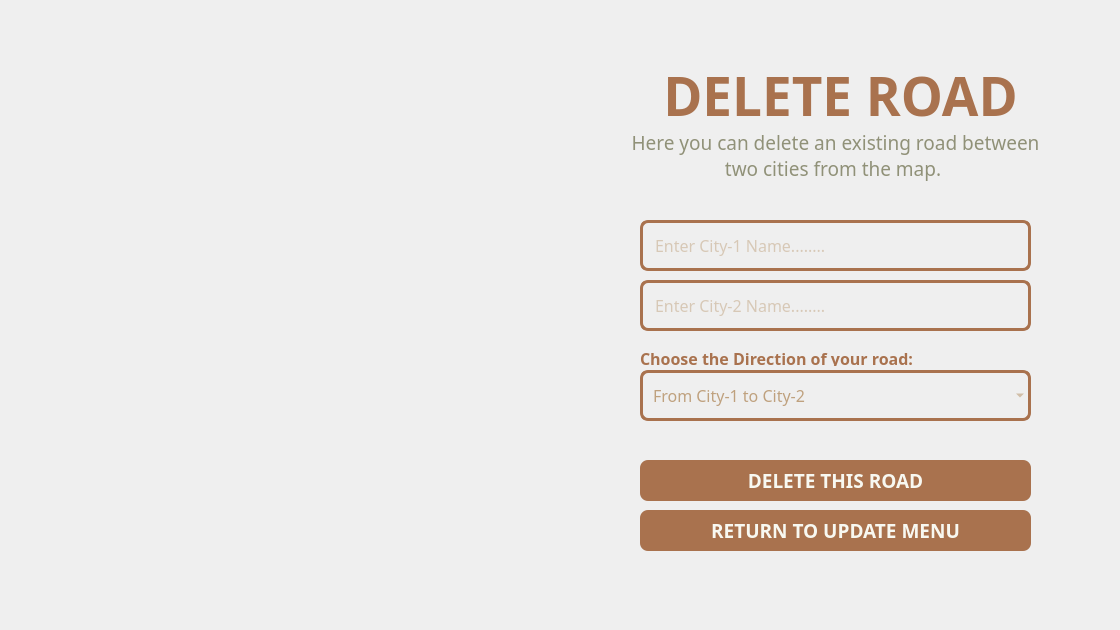
<?xml version="1.0" encoding="UTF-8"?>
<ui version="4.0">
 <class>deleteRoad</class>
 <widget class="QWidget" name="deleteRoad">
  <property name="geometry">
   <rect>
    <x>0</x>
    <y>0</y>
    <width>1120</width>
    <height>630</height>
   </rect>
  </property>
  <property name="minimumSize">
   <size>
    <width>1120</width>
    <height>630</height>
   </size>
  </property>
  <property name="maximumSize">
   <size>
    <width>1120</width>
    <height>630</height>
   </size>
  </property>
  <property name="windowTitle">
   <string>Mini Wasalni | Delete Road</string>
  </property>
  <widget class="QPushButton" name="addROAD_addButton">
   <property name="geometry">
    <rect>
     <x>640</x>
     <y>460</y>
     <width>391</width>
     <height>41</height>
    </rect>
   </property>
   <property name="maximumSize">
    <size>
     <width>500</width>
     <height>100</height>
    </size>
   </property>
   <property name="font">
    <font>
     <family>Dosis</family>
     <pointsize>14</pointsize>
     <bold>true</bold>
    </font>
   </property>
   <property name="styleSheet">
    <string notr="true">QPushButton {
		color: #F8F8F1;
		background-color: #A9724E;
		border: none;
		border-radius: 8px;
}

QPushButton:hover {
		color: #F8F8F1;
		background-color: #BFA17E;
		border: none;
		border-radius:8px;
}

QPushButton:pressed {
		color: #F8F8F1;
		background-color: #BFA17E;
		border: none;
        border-radius: 8px;
}</string>
   </property>
   <property name="text">
    <string>DELETE THIS ROAD</string>
   </property>
  </widget>
  <widget class="QPushButton" name="Returntoupdate_addROAD">
   <property name="geometry">
    <rect>
     <x>640</x>
     <y>510</y>
     <width>391</width>
     <height>41</height>
    </rect>
   </property>
   <property name="maximumSize">
    <size>
     <width>500</width>
     <height>100</height>
    </size>
   </property>
   <property name="font">
    <font>
     <family>Dosis</family>
     <pointsize>14</pointsize>
     <bold>true</bold>
    </font>
   </property>
   <property name="styleSheet">
    <string notr="true">QPushButton {
		color: #F8F8F1;
		background-color: #A9724E;
		border: none;
		border-radius: 8px;
}

QPushButton:hover {
		color: #F8F8F1;
		background-color: #BFA17E;
		border: none;
		border-radius:8px;
}

QPushButton:pressed {
		color: #F8F8F1;
		background-color: #BFA17E;
		border: none;
        border-radius: 8px;
}</string>
   </property>
   <property name="text">
    <string>RETURN TO UPDATE MENU</string>
   </property>
  </widget>
  <widget class="QLineEdit" name="addROAD_city1">
   <property name="geometry">
    <rect>
     <x>640</x>
     <y>220</y>
     <width>391</width>
     <height>51</height>
    </rect>
   </property>
   <property name="font">
    <font>
     <family>Dosis</family>
     <pointsize>12</pointsize>
    </font>
   </property>
   <property name="styleSheet">
    <string notr="true">QLineEdit {
color:#BFA17E;
background: transparent;
border: 3px solid #A9724E;
border-radius: 8px; 
padding: 10px;
}</string>
   </property>
   <property name="inputMask">
    <string/>
   </property>
   <property name="text">
    <string/>
   </property>
   <property name="maxLength">
    <number>32767</number>
   </property>
   <property name="echoMode">
    <enum>QLineEdit::Normal</enum>
   </property>
   <property name="placeholderText">
    <string>Enter City-1 Name........</string>
   </property>
  </widget>
  <widget class="QLabel" name="addROAD_label">
   <property name="geometry">
    <rect>
     <x>630</x>
     <y>80</y>
     <width>411</width>
     <height>151</height>
    </rect>
   </property>
   <property name="font">
    <font>
     <family>Dosis</family>
     <pointsize>14</pointsize>
    </font>
   </property>
   <property name="styleSheet">
    <string notr="true">QLabel {
		color: #909178;
}</string>
   </property>
   <property name="text">
    <string>Here you can delete an existing road between two cities from the map. </string>
   </property>
   <property name="textFormat">
    <enum>Qt::RichText</enum>
   </property>
   <property name="alignment">
    <set>Qt::AlignCenter</set>
   </property>
   <property name="wordWrap">
    <bool>true</bool>
   </property>
  </widget>
  <widget class="QLabel" name="addROAD_errorLabel">
   <property name="geometry">
    <rect>
     <x>640</x>
     <y>430</y>
     <width>391</width>
     <height>16</height>
    </rect>
   </property>
   <property name="font">
    <font>
     <family>Dosis</family>
     <pointsize>10</pointsize>
     <bold>false</bold>
    </font>
   </property>
   <property name="styleSheet">
    <string notr="true">QLabel {
		color: #DD0505;
}</string>
   </property>
   <property name="text">
    <string/>
   </property>
   <property name="textFormat">
    <enum>Qt::RichText</enum>
   </property>
   <property name="alignment">
    <set>Qt::AlignLeading|Qt::AlignLeft|Qt::AlignVCenter</set>
   </property>
   <property name="wordWrap">
    <bool>true</bool>
   </property>
  </widget>
  <widget class="QLineEdit" name="addROAD_city2">
   <property name="geometry">
    <rect>
     <x>640</x>
     <y>280</y>
     <width>391</width>
     <height>51</height>
    </rect>
   </property>
   <property name="font">
    <font>
     <family>Dosis</family>
     <pointsize>12</pointsize>
    </font>
   </property>
   <property name="styleSheet">
    <string notr="true">QLineEdit {
color:#BFA17E;
background: transparent;
border: 3px solid #A9724E;
border-radius: 8px; 
padding: 10px;
}</string>
   </property>
   <property name="inputMask">
    <string/>
   </property>
   <property name="text">
    <string/>
   </property>
   <property name="maxLength">
    <number>32767</number>
   </property>
   <property name="echoMode">
    <enum>QLineEdit::Normal</enum>
   </property>
   <property name="placeholderText">
    <string>Enter City-2 Name........</string>
   </property>
  </widget>
  <widget class="QLabel" name="addROAD_header">
   <property name="geometry">
    <rect>
     <x>570</x>
     <y>30</y>
     <width>541</width>
     <height>131</height>
    </rect>
   </property>
   <property name="font">
    <font>
     <family>Dosis</family>
     <pointsize>40</pointsize>
     <bold>true</bold>
    </font>
   </property>
   <property name="styleSheet">
    <string notr="true">QLabel {
		color: #A9724E;
}</string>
   </property>
   <property name="text">
    <string>DELETE ROAD</string>
   </property>
   <property name="alignment">
    <set>Qt::AlignCenter</set>
   </property>
  </widget>
  <widget class="QComboBox" name="AddRoad_direction">
   <property name="geometry">
    <rect>
     <x>640</x>
     <y>370</y>
     <width>391</width>
     <height>51</height>
    </rect>
   </property>
   <property name="font">
    <font>
     <family>Dosis</family>
     <pointsize>12</pointsize>
    </font>
   </property>
   <property name="styleSheet">
    <string notr="true">QComboBox {
color:#BFA17E;
background: transparent;
border: 3px solid #A9724E;
border-radius: 8px; 
padding: 10px;
}</string>
   </property>
   <property name="editable">
    <bool>false</bool>
   </property>
   <property name="currentText">
    <string>From City-1 to City-2 </string>
   </property>
   <property name="placeholderText">
    <string/>
   </property>
   <item>
    <property name="text">
     <string>From City-1 to City-2 </string>
    </property>
   </item>
   <item>
    <property name="text">
     <string>From City-2 to City-1 </string>
    </property>
   </item>
   <item>
    <property name="text">
     <string>Delete Both Roads</string>
    </property>
   </item>
  </widget>
  <widget class="QLabel" name="addROAD_header_3">
   <property name="geometry">
    <rect>
     <x>640</x>
     <y>350</y>
     <width>311</width>
     <height>16</height>
    </rect>
   </property>
   <property name="font">
    <font>
     <family>Dosis</family>
     <pointsize>12</pointsize>
     <bold>true</bold>
    </font>
   </property>
   <property name="styleSheet">
    <string notr="true">QLabel {
		color: #A9724E;
}</string>
   </property>
   <property name="text">
    <string>Choose the Direction of your road:</string>
   </property>
   <property name="alignment">
    <set>Qt::AlignLeading|Qt::AlignLeft|Qt::AlignVCenter</set>
   </property>
  </widget>
 </widget>
 <resources/>
 <connections/>
</ui>
